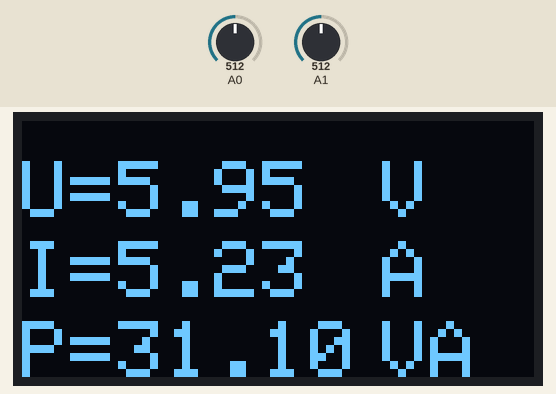
The sketch below on a simulated Arduino Uno, built with avr-gcc and run on an emulated ATmega328P. Shown: 128×64 one-colour display. Inputs (shaded band) come from the test bench; at power-on: A0 = 512, A1 = 512. What the sketch prints to the serial monitor is not drawn.

Above: at 1.5 s.
1.6 s: A0 set to 716
At 2.8 s:
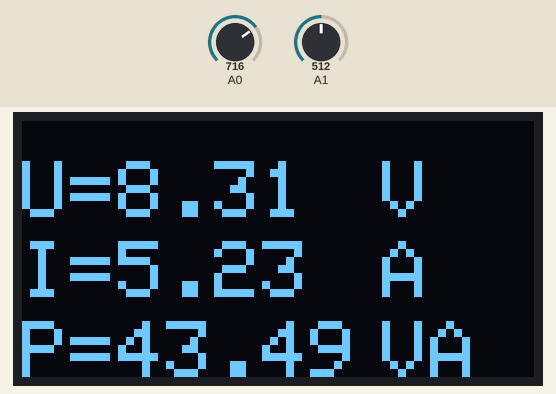
3.1 s: A1 set to 1012
At 3.6 s:
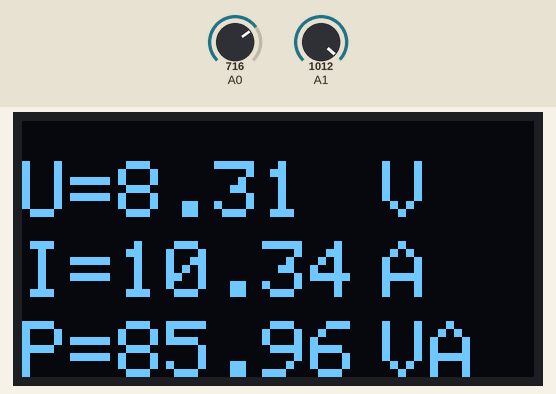
4.8 s: A1 set to 1023
At 5.5 s:
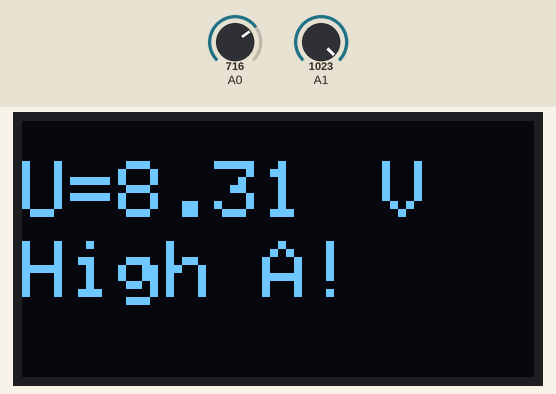
6.4 s: A0 set to 900
At 7.1 s:
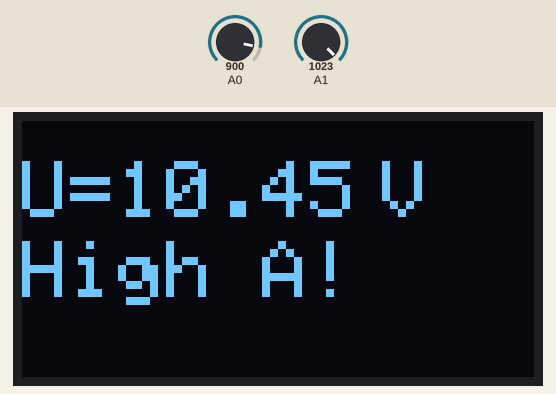
8.1 s: A0 set to 1005
At 8.8 s:
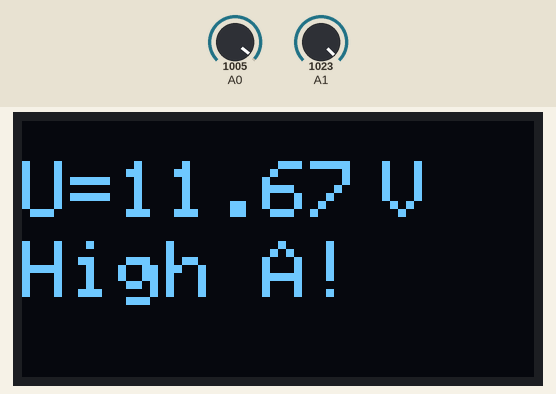
9.7 s: A0 set to 1023
At 10.4 s:
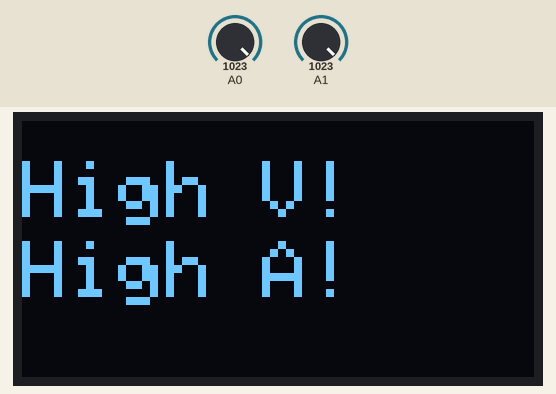
Timing chart, 0 to 12.4 s (numbered marks = the images above; inputs shaded):
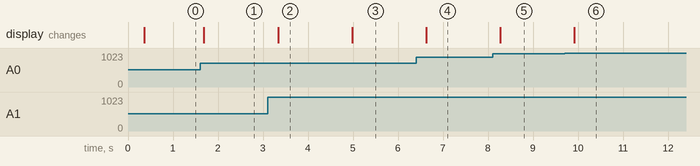

Measured:
- the behaviour switches between 1022 and 1023 on A1 (found by bisection; images 2 and 3)
- the behaviour switches between 1022 and 1023 on A0 (found by bisection; images 5 and 6)
- after the input at 1.6 s, the display: changes after 0.08 s (image 1)
- after the input at 3.1 s, the display: changes after 0.24 s (image 2)
- after the input at 4.8 s, the display: changes after 0.19 s (image 3)
- after the input at 6.4 s, the display: changes after 0.23 s (image 4)
- after the input at 8.1 s, the display: changes after 0.18 s (image 5)
- after the input at 9.7 s, the display: changes after 0.22 s (image 6)

The sketch:

VolmetrOLED.ino
```cpp
#include <SPI.h>
#include <Wire.h>
#include <Adafruit_GFX.h>
#include <Adafruit_SSD1306.h>

#define SCREEN_WIDTH 128 // OLED display width, in pixels
#define SCREEN_HEIGHT 64 // OLED display height, in pixels

// Declaration for SSD1306 display connected using software SPI (default case):
#define OLED_MOSI   9
#define OLED_CLK   10
#define OLED_DC    11
#define OLED_CS    12
#define OLED_RESET 13
Adafruit_SSD1306 display(SCREEN_WIDTH, SCREEN_HEIGHT,
  OLED_MOSI, OLED_CLK, OLED_DC, OLED_RESET, OLED_CS);

float fResA , fResV;
int iU, iA;
void setup()
{
  Serial.begin(9600);
  analogReference(INTERNAL);
  delay(300);
  display.begin(SSD1306_SWITCHCAPVCC);  // Initialize display with the I2C address of 0x3C
  display.setTextSize(2);
  display.setTextColor(WHITE);
  display.clearDisplay();  // Clear the buffer
  display.setRotation(0);  // Set orientation. Goes from 0, 1, 2 or 3
  display.setTextWrap(false);
  display.setTextSize(2);
  display.dim(0);  //Set brightness (0 is maximun and 1 is a little dim)
}


void loop()
{
 display.clearDisplay();

  display.setCursor(0, 10);  // (x,y)
  iU = analogRead(A0);
  iA = analogRead(A1);


  if(iU!=1023)
  {
  fResV = 1.1 * iU/1023 * 10.8;
  Serial.print("U="); Serial.println(fResV);Serial.println(" V");
  display.print("U="); display.print(fResV); display.setCursor(90, 10); display.print("V");
  }
  else
  {
    display.print("High V!");
  }
  display.setCursor(0, 30);

  if(iA!=1023)
  {
  fResA = 1.1 * iA/1023 * 9.5;
  display.print("I="); display.print(fResA); display.setCursor(90, 30); display.print("A");
  }
  else
  {
    display.print("High A!");
  }
  if(iA!=1023&&iU!=1023)
  {
    display.setCursor(0, 50);
    display.print("P="); display.print(fResA*fResV); display.setCursor(90, 50); display.print("VA");

  }
  display.display();
 delay(300);
}
```
